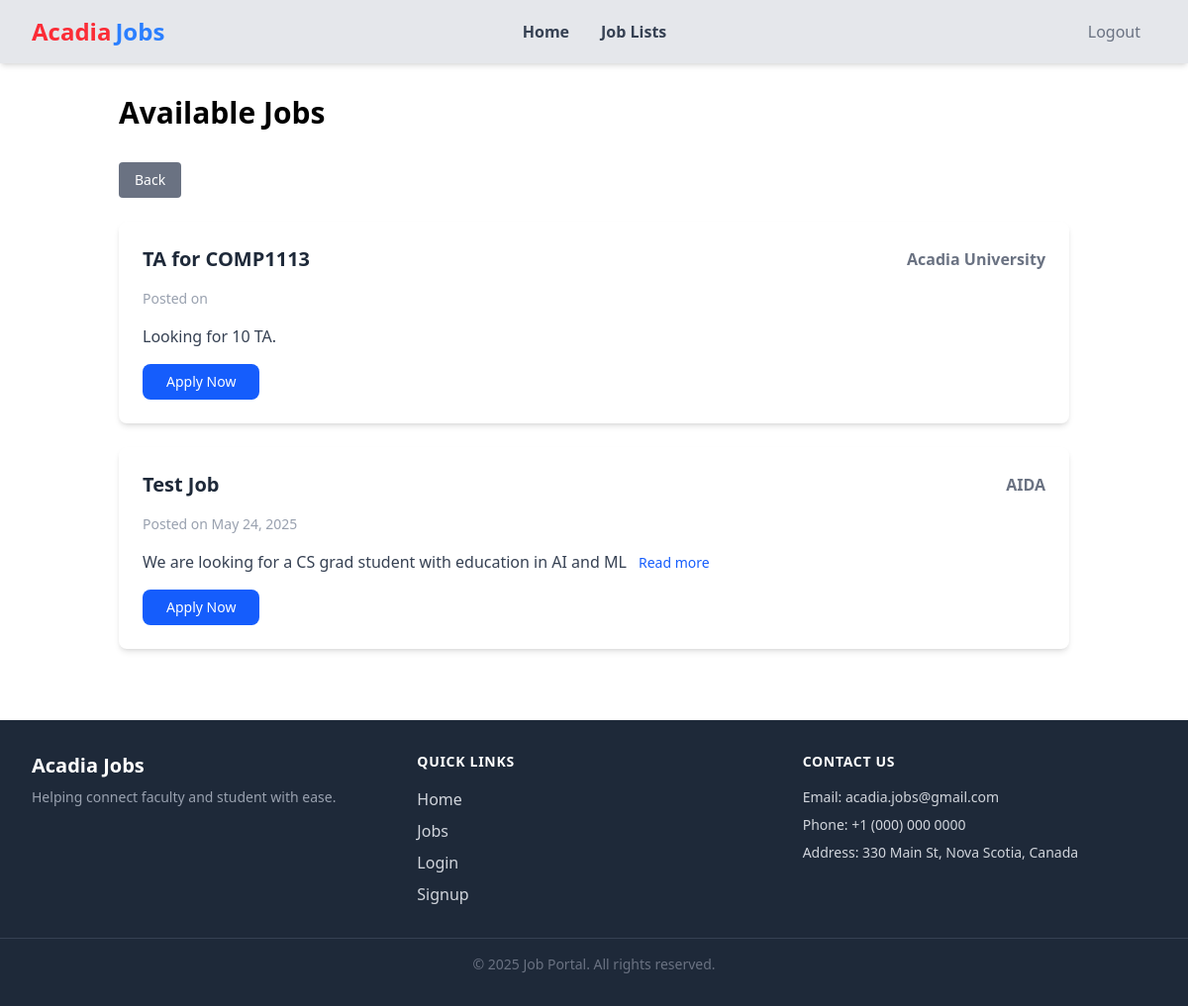
The app's page /job-list (signed in) with its own data.
### loginSignup/models.py (models this page shows, shortened)
class CreateJob(models.Model):
    JOB_TYPE = (
        ("full-time", "Full Time"),
        ("part-time", "Part Time"),
        ("internship", "Internship"),
        ("co-op", "Co-op")
    )
    LOCATION = (
        ("remote", "Remote"),
        ("in-person", "In Person")
    )
    title = models.CharField(max_length=200)
    position = models.CharField(max_length=100)
    companyName = models.CharField(max_length=100)
    jobType = models.CharField(max_length=50, default="")
    location = models.CharField(max_length=50, default="")
    applicationDeadline = models.DateField(default=None)
    description = models.TextField()
    posted_by = models.ForeignKey('loginSignup.CustomUser', on_delete=models.CASCADE)
    posted_date = models.DateField(auto_now_add=True)

### loginSignup/views.py (the view)
# urls.py: path('job-list', views.jobList, name='job_list'),
@login_required(login_url="/login")
def jobList(request):
    job_posts = CreateJob.objects.all()
    context = {
        'job_posts': job_posts,
    }
    return render(request, "joblist.html", context)

### loginSignup/templates/joblist.html (shortened to what this page needs)
{% extends 'base.html' %}
{% block content %}
<div class="container mx-auto p-8">
    <h1 class="text-3xl font-bold mb-8">Available Jobs</h1>
    <div class="mb-4">
        <a href="{% url 'test' %} " class="inline-block bg-gray-500 text-white px-4 py-2 rounded hover:bg-gray-600 text-sm font-medium">
            Back
        </a>
    </div>
    <div class="space-y-6">
        {% for job in job_posts %}
        <a href="{% url 'job_detail' job.id %}" class="block">
            <div class="bg-white p-6 rounded-lg shadow-md hover:shadow-lg transition-all">
                <div class="flex justify-between items-center mb-4">
                    <h2 class="text-xl font-semibold text-gray-800">{{ job.title }}</h2>
                    <span class="text-gray-500 font-bold">{{ job.companyName }}</span>
                </div>
                <p class="text-sm text-gray-400 mb-4">Posted on {{ job.posted_date|date:"M d, Y" }}</p>
                <p class="text-gray-700 mb-4">
                    {{ job.description|truncatewords:20 }}
                    {% if job.description|length > 40 %}
                    <span class="text-blue-600 hover:underline text-sm ml-2">Read more</span>
                    {% endif %}
                </p>
                {% if user.user_type == 'student' %}
                <div class="mt-4">
                    <a href="{% url 'apply_job' job.id %}" class="inline-block bg-blue-600 text-white px-6 py-2 rounded-lg hover:bg-blue-700 text-sm font-medium transition-all">
                        Apply Now
                    </a>
                </div>
                {% endif %}
            </div>
        </a>
        {% empty %}
        <p class="text-center text-gray-500">No jobs available at the moment.</p>
        {% endfor %}
    </div>
</div>
{% endblock %}

### records on screen
CreateJob: title "TA for COMP1113", companyName "Acadia University", description "Looking for 10 TA."
CreateJob: title "Test Job", companyName "AIDA", posted_date "May 24, 2025", description "We are looking for a CS grad student with education in AI and ML", shows "Read more"

### other values on screen
{{ year|default:2025 }} "2025"
